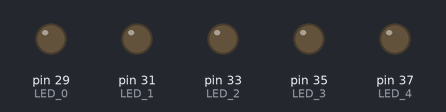
The program below on a simulated Raspberry Pi (header pin numbers). On the bench: output pins drawn as LEDs (lit = HIGH).

Above: at 0.1 s.
At 4.1 s:
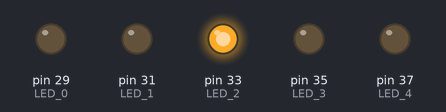
At 9.1 s:
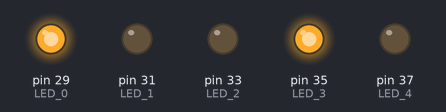
At 19.1 s:
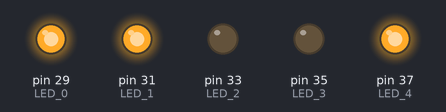
At 29.1 s:
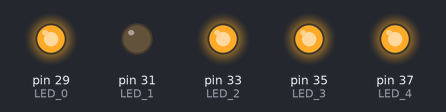
At 39.1 s:
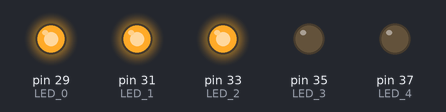
Timing chart, 0 to 40.0 s (numbered marks = the images above):
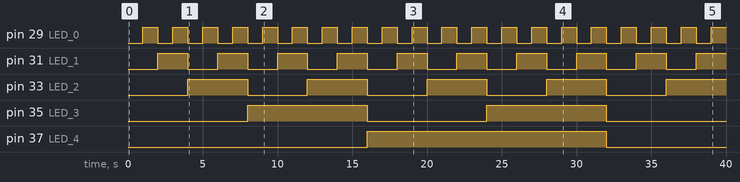

The program:

main.py
```python
#!/usr/bin/python3

import RPi.GPIO as GPIO
import atexit
from time import sleep
from math import floor

LED_0 = 29
LED_1 = 31
LED_2 = 33
LED_3 = 35
LED_4 = 37

def init():
  GPIO.setmode(GPIO.BOARD)
  GPIO.setup(LED_0, GPIO.OUT)
  GPIO.setup(LED_1, GPIO.OUT)
  GPIO.setup(LED_2, GPIO.OUT)
  GPIO.setup(LED_3, GPIO.OUT)
  GPIO.setup(LED_4, GPIO.OUT)
  atexit.register(exitHandler)

def exitHandler():
  print("Cleaning up GPIO configuration.")
  GPIO.cleanup()

def setLight(led, value):
  GPIO.output(led, value)

def intToBinaryArray(value):
  x = value
  result = [0] * 5

  for i in range(0, 5):
    result[i] = floor(x % 2)
    x = x * 0.5

  return result

init()

while True:
  for i in range(0, 32):
    ledStates = intToBinaryArray(i)

    setLight(LED_0, ledStates[0])
    setLight(LED_1, ledStates[1])
    setLight(LED_2, ledStates[2])
    setLight(LED_3, ledStates[3])
    setLight(LED_4, ledStates[4])
    sleep(1)
```

Measured:
- by itself, pin 29 (LED_0): alternates HIGH for 1.0 s and LOW for 1.0 s
- by itself, pin 31 (LED_1): alternates HIGH for 2.0 s and LOW for 2.0 s
- by itself, pin 33 (LED_2): alternates HIGH for 4.0 s and LOW for 4.0 s
- by itself, pin 35 (LED_3): alternates HIGH for 8.0 s and LOW for 8.0 s
- by itself, pin 37 (LED_4): LOW → HIGH at 16.0 s, → LOW 16.0 s later
